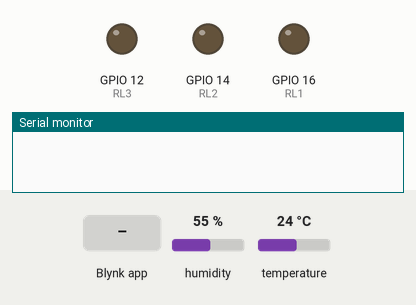
Recording of a sketch running on a simulated ESP8266 (NodeMCU). Parts: output pins drawn as LEDs (lit = HIGH), the last lines printed to the serial monitor. The inputs (shaded band) are chosen by the test bench; at power-on: humidity 55 %, temperature 24 °C. WiFi joins after 1.5 s; servers stay silent unless stated.

Above: at 3.0 s.
3.1 s: Blynk app writes 1 to V0
At 4.3 s:
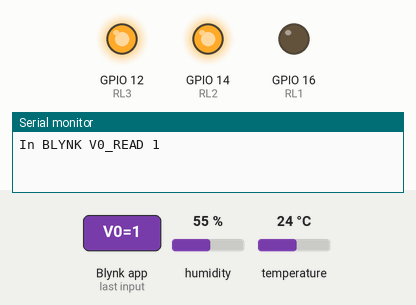
4.6 s: Blynk app writes 0 to V0
At 5.6 s:
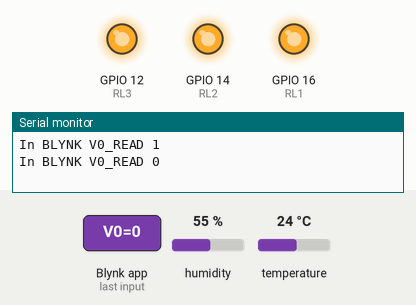
6.1 s: Blynk app writes 1 to V1
At 6.7 s:
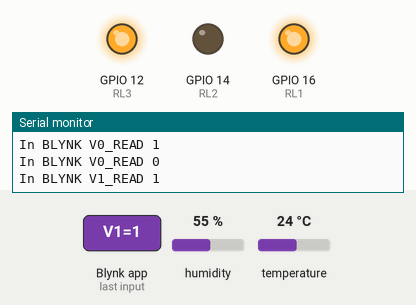
7.6 s: Blynk app writes 1 to V2
At 8.8 s:
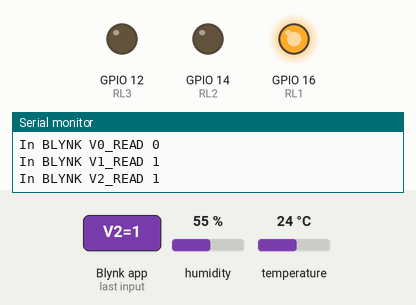
9.1 s: Blynk app writes 0 to V1
At 10.2 s:
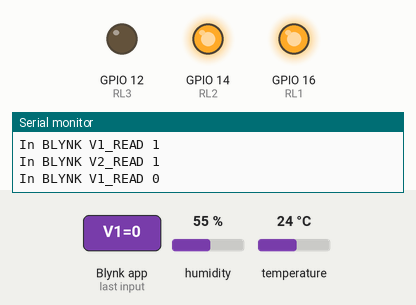
10.6 s: Blynk app writes 0 to V2
At 11.4 s:
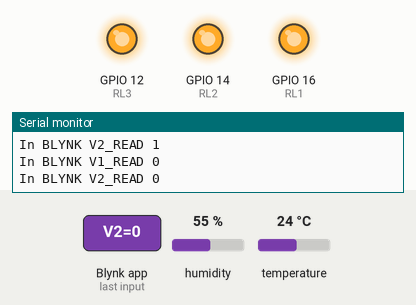
Timing chart, 0 to 13.1 s (numbered marks = the images above; inputs shaded):
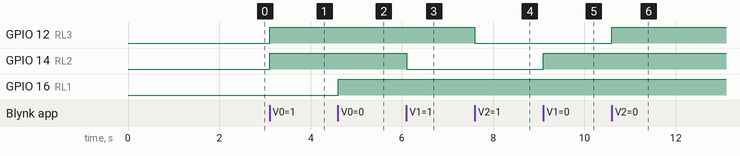

The sketch:

Demo_Blynk.ino
```cpp
/*
   id : baodemo@gmail.com
   pass: 123456789
*/
#include "IO_Config.h"
#define BLYNK_PRINT Serial
#include <ESP8266WiFi.h>
#include <SHT1x.h>
#include <BlynkSimpleEsp8266.h>
BlynkTimer timer;
#define dataPin 2
#define clockPin 0
SHT1x sht1x(dataPin, clockPin);
char auth[] = TOKEN;
float temp, humi;
unsigned long lastTime;

WidgetLED led1(V8);
WidgetLED led2(V9);
WidgetLED led3(V10);


void setup()
{
  pinMode(RL1, OUTPUT);
  pinMode(RL2, OUTPUT);
  pinMode(RL3, OUTPUT);
  pinMode(Btn1, INPUT);
  pinMode(Btn2, INPUT);
  pinMode(Btn3, INPUT);
  Serial.begin(115200);
  Blynk.begin(auth, ssid, pass, HOST, PORT);
  timer.setInterval(3000L, send_Data);
}

void loop()
{
  Blynk.run();
  timer.run();
  checkButton();
}

BLYNK_WRITE(V0)
{
  virtualPin_V0 = param.asInt();
  read_status = true;
  Serial.println("In BLYNK V0_READ " + String(virtualPin_V0));
}

BLYNK_WRITE(V1)
{
  virtualPin_V1 = param.asInt();
  read_status = true;
  Serial.println("In BLYNK V1_READ " + String(virtualPin_V1));
}

BLYNK_WRITE(V2)
{
  virtualPin_V2 = param.asInt();
  read_status = true;
  Serial.println("In BLYNK V2_READ " + String(virtualPin_V2));
}

BLYNK_CONNECTED() {
  Blynk.syncAll();
}

void checkButton() {
  if (read_status == true) {
    virtualPin_V0 == 1 ? digitalWrite(RL1, LOW) : digitalWrite(RL1, HIGH);
    virtualPin_V1 == 1 ? digitalWrite(RL2, LOW) : digitalWrite(RL2, HIGH);
    virtualPin_V2 == 1 ? digitalWrite(RL3, LOW) : digitalWrite(RL3, HIGH);
    digitalRead(RL1) == 0 ? Blynk.virtualWrite(V0, 1) : Blynk.virtualWrite(V0, 0);
    digitalRead(RL2) == 0 ? Blynk.virtualWrite(V1, 1) : Blynk.virtualWrite(V1, 0);
    digitalRead(RL3) == 0 ? Blynk.virtualWrite(V2, 1) : Blynk.virtualWrite(V2, 0);
    digitalRead(RL1) == 0 ? led1.on() : led1.off();
    digitalRead(RL2) == 0 ? led2.on() : led2.off();
    digitalRead(RL3) == 0 ? led3.on() : led3.off();
    read_status = false;
  }

}

void send_Data() {
  readSensor();
  Blynk.virtualWrite(TEMP_APP, temp);
  Blynk.virtualWrite(HUMI_APP, humi);

}

void readSensor() {
  temp = sht1x.readTemperatureC();
  humi = sht1x.readHumidity();
  //  Serial.print("Temperature: ");
  //  Serial.print(String(temp));
  //  Serial.print("C / ");
  //  Serial.print("Humidity: ");
  //  Serial.print(humi);
  //  Serial.println("%");
}
```

IO_Config.h
```cpp
//  makerblynk.ddns.net

#define RL1 16
#define RL2 14
#define RL3 12
#define Btn1 13
#define Btn2 5
#define Btn3 4
#define TEMP_APP V5
#define HUMI_APP V4
#define HOST "makerblynk.ddns.net"
#define PORT 8080
char ssid[] = "Mach_Dien_Tu";
char pass[] = "Hshopvn123";
#define TOKEN "TSlrtfxn_nwuuu3I46bY5kOa7Yodbkx8"
int virtualPin_V0,virtualPin_V1,virtualPin_V2;
boolean read_status = false;
```

Measured:
- after the input at 3.1 s, GPIO 12 (RL3), GPIO 14 (RL2): LOW → HIGH at once
- after the input at 4.6 s, GPIO 16 (RL1): LOW → HIGH at once
- after the input at 6.1 s, GPIO 14 (RL2): HIGH → LOW at once
- after the input at 7.6 s, GPIO 12 (RL3): HIGH → LOW at once
- after the input at 9.1 s, GPIO 14 (RL2): LOW → HIGH at once
- after the input at 10.6 s, GPIO 12 (RL3): LOW → HIGH at once
